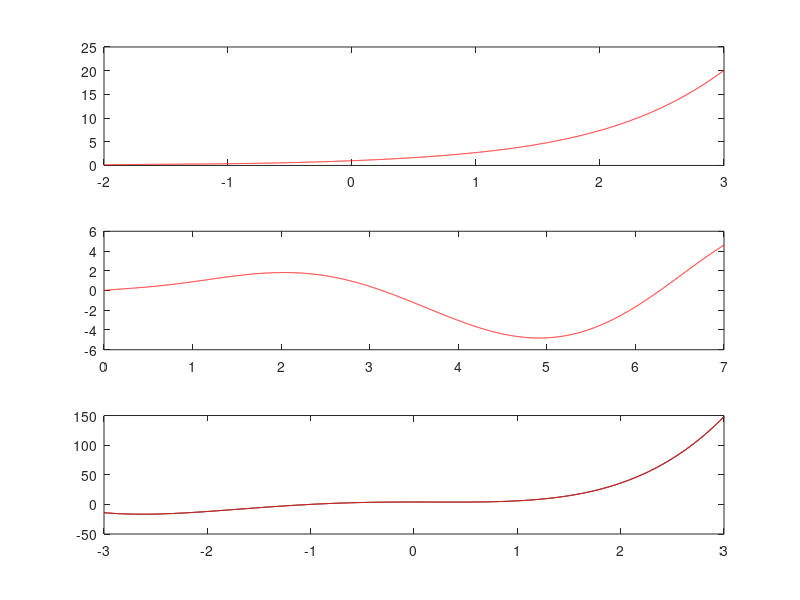
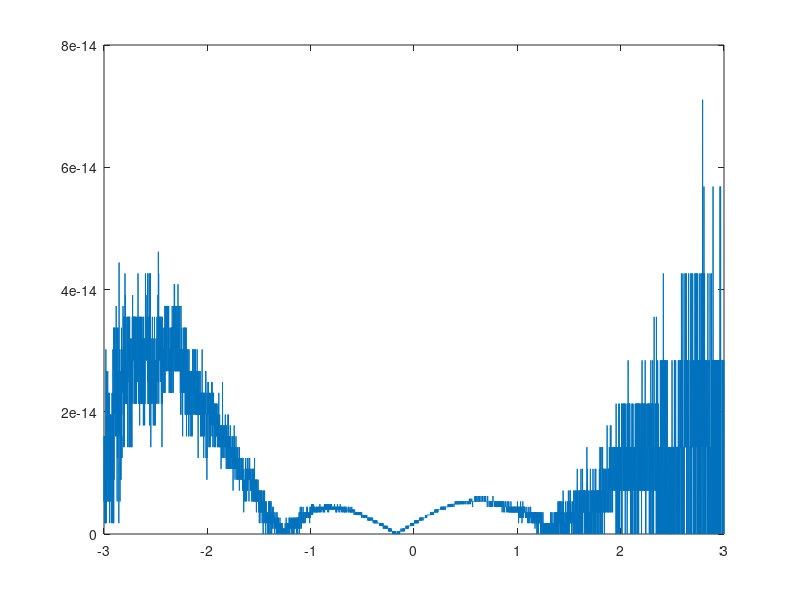

Write the MATLAB code that produced these figures, in order.
clear all
close all
clc

f1=@(x) exp(x);
f2=@(x) x.*sin(x);
f3=@(x) x.^4+3*x.^3-2*x.^2+4;

x1=[-2:1:3];
x2=[0,1.5,2,2.5,4.5,5,5.5,7];
x3=[-3:1:3];

x1_check=[-2:0.001:3];
x2_check=[0:0.001:7];
x3_check=[-3:0.001:3];

y1=f1(x1);
y2=f2(x2);
y3=f3(x3);

figure(1)
subplot(3,1,1);plot(x1_check,f1(x1_check),'k')
subplot(3,1,2);plot(x2_check,f2(x2_check),'k')
subplot(3,1,3);plot(x3_check,f3(x3_check),'k')

n1=length(x1)-1;
n2=length(x2)-1;
n3=length(x3)-1;

p1=polyfit(x1,y1,n1);
p2=polyfit(x2,y2,n2);
p3=polyfit(x3,y3,n3);

y_fit1=polyval(p1,x1_check);
y_fit2=polyval(p2,x2_check);
y_fit3=polyval(p3,x3_check);

hold on
subplot(3,1,1);plot(x1_check,y_fit1,'r')
subplot(3,1,2);plot(x2_check,y_fit2,'r')
subplot(3,1,3);plot(x3_check,y_fit3,'r')

abs_err2=abs(y_fit2-f2(x2_check));
rel_err2=abs(y_fit2-f2(x2_check))/abs(f2(x2_check));

abs_err3=abs(y_fit3-f3(x3_check));


abs_err_2=norm(abs_err2,2)
rel_err_2=norm(abs_err2,2)/norm(f2(x2_check),2)

figure(2)
plot(x3_check,abs_err3)









